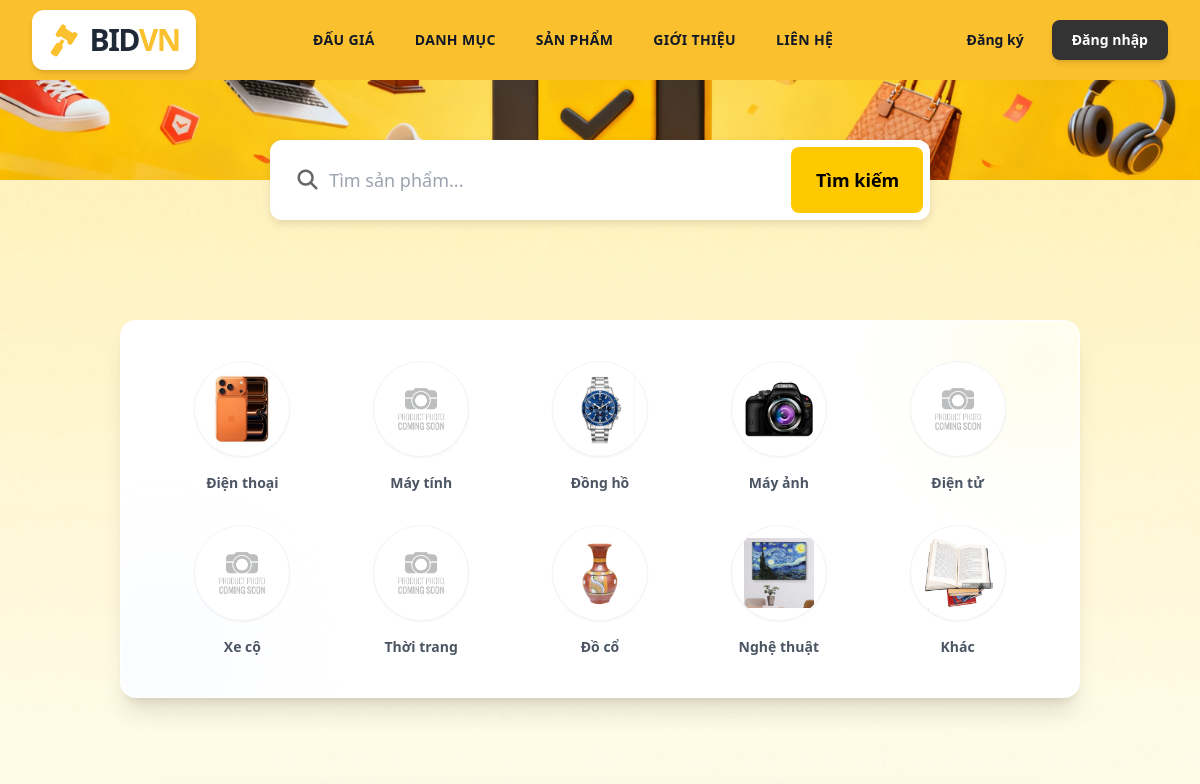
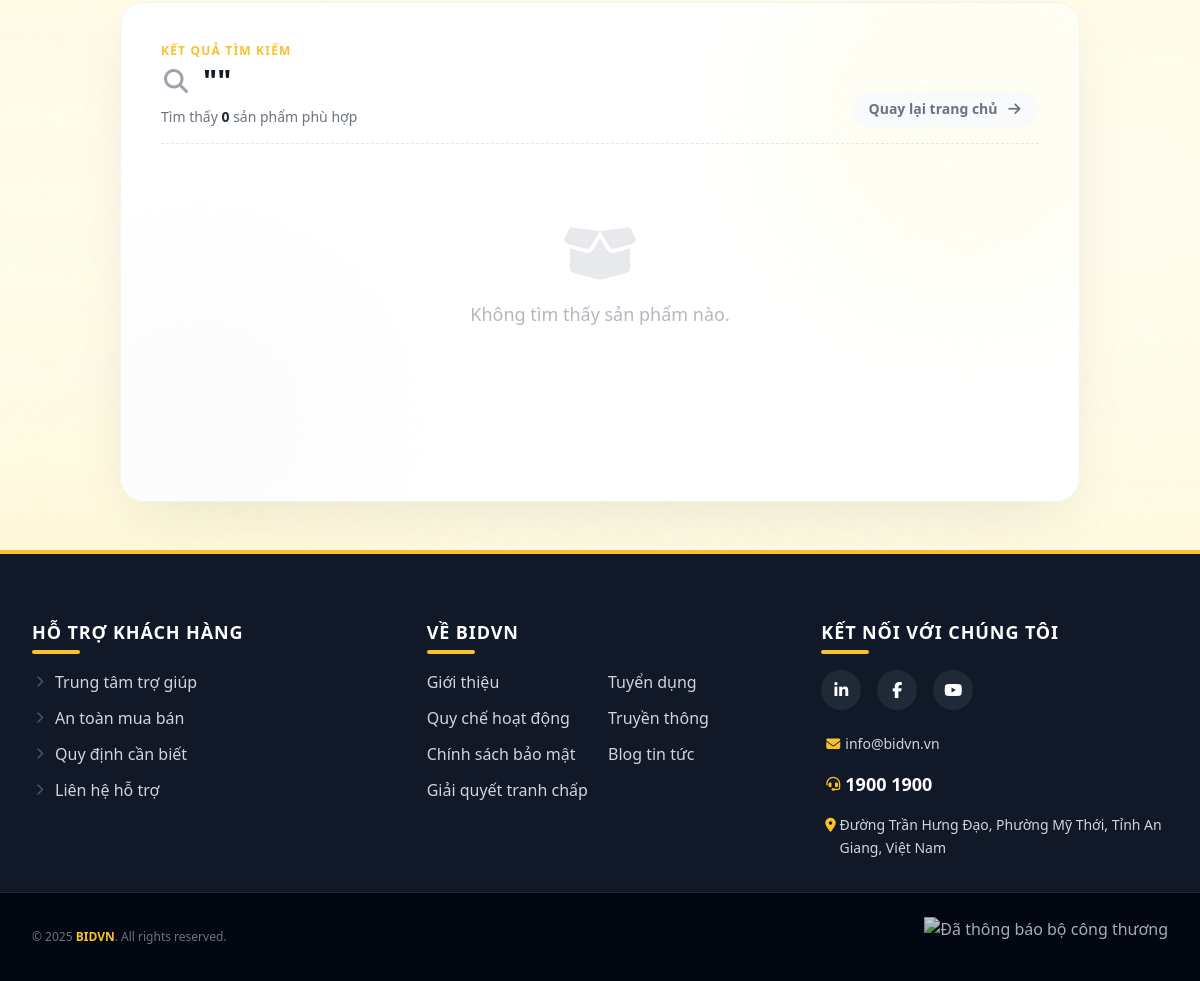
The app's page /sanpham_searched.php with its own data (2 pictures, top to bottom).
### tables this page shows
CREATE TABLE `danh_muc` (
  `MaDM` varchar(10) NOT NULL,
  `tendm` varchar(30) NOT NULL,
  `mota` varchar(50) NOT NULL
);

### assets/php/database/db_connection.php (called while the page is built, shortened)
<?PHP date_default_timezone_set('Asia/Ho_Chi_Minh');
  class db_connection
  {
    function __construct()
    {
      $this -> con = mysqli_connect("localhost", "root", "");
    }
  }
?>

### assets/php/sections/index_danhmuc.php (the view, shortened to what this page needs)
<!doctype html>
<html lang="vi">
<head>
<script src="https://cdn.tailwindcss.com"></script>
</head>
<body class="bg-[#FFFDE7]">
    <div id="danhmuc" class="max-w-7xl mx-auto px-4 sm:px-6 lg:px-8 py-10">
        <div class="bg-white rounded-2xl shadow-xl border border-white/50 p-6 md:p-10 relative overflow-hidden">
            <div class="absolute top-0 right-0 -mt-10 -mr-10 w-40 h-40 bg-yellow-100 rounded-full blur-3xl opacity-50"></div>
            <div class="absolute bottom-0 left-0 -mb-10 -ml-10 w-40 h-40 bg-blue-50 rounded-full blur-3xl opacity-50"></div>
            <div class="grid grid-cols-2 sm:grid-cols-3 md:grid-cols-4 lg:grid-cols-5 gap-y-8 gap-x-4 relative z-10">
                <?PHP
                    $query = "SELECT * FROM danh_muc ORDER BY (tendm = 'Khác'), MaDM;";
                    $result = mysqli_query($kn->con, $query) or die("Lỗi DTB");
                    while ($row = mysqli_fetch_array($result)) {
                        $ma = $row['MaDM'];
                        $folder = "assets/imgs/category/";
                        $path_jpg = $folder . $ma . ".jpg";
                        $path_png = $folder . $ma . ".png";
                        if (file_exists($path_jpg)) { $hinh_anh = $path_jpg; }
                        elseif (file_exists($path_png)) { $hinh_anh = $path_png; }
                        else { $hinh_anh = $folder . "default.png"; }
                ?>
                    <a href="sanpham_danhmuc.php?madm=<?PHP echo $ma; ?>"
                       class="group flex flex-col items-center justify-start cursor-pointer transition-all duration-300 hover:-translate-y-1">
                        <div class="w-24 h-24 overflow-hidden rounded-full bg-white border border-gray-100 flex items-center justify-center mb-4 shadow-sm group-hover:shadow-md group-hover:border-brand group-hover:bg-yellow-50 transition-all duration-300">
                            <img class="w-13 object-contain p-3 transition-transform duration-500 group-hover:scale-110"
                                 src="<?PHP echo $hinh_anh; ?>?v=<?php echo time(); ?>"
                                 alt="<?PHP echo $row['tendm']; ?>" />
                        </div>
                        <p class="text-sm font-semibold text-gray-600 text-center px-2 group-hover:text-brand transition-colors duration-300 line-clamp-2">
                            <?PHP echo $row['tendm']; ?>
                        </p>
                    </a>
                <?PHP
                    }
                ?>
            </div>
        </div>
        </div>
</body>
</html>

### assets/css/style.css (style rules this page uses)
* { margin: 0; padding: 0; box-sizing: border-box; }
html { font-family: Gotham, "Helvetica Neue", Helvetica, Arial, "sans-serif"; font-size: 16px; }
body { min-width: 100vh; margin: 0; background-image: url('../imgs/banner/bg.jpg'); background-size: cover; background-position: center center; background-repeat: no-repeat; }
a { text-decoration: none; color: inherit; }

### records on screen
danh_muc: shows a picture, tendm "Điện thoại"
danh_muc: tendm "Máy tính"
danh_muc: shows a picture, tendm "Đồng hồ"
danh_muc: shows a picture, tendm "Máy ảnh"
danh_muc: tendm "Điện tử"
danh_muc: tendm "Xe cộ"
danh_muc: tendm "Thời trang"
danh_muc: shows a picture, tendm "Đồ cổ"
danh_muc: shows a picture, tendm "Nghệ thuật"
danh_muc: MaDM (picture), tendm "Khác"

### other values on screen
$count "0"
